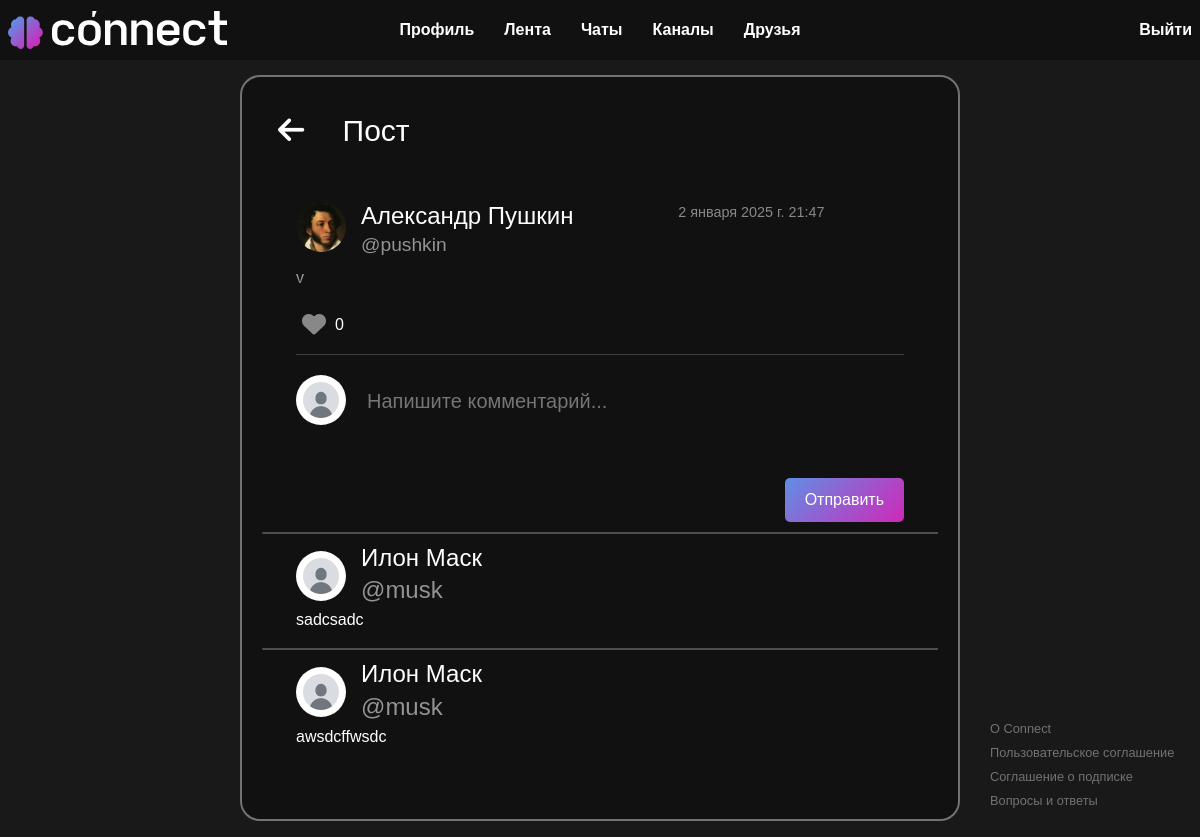
Page /person/service/post/91/ (signed in) on the committed database.
### person/models.py (models this page shows, shortened)
class Post(models.Model):
    text = models.TextField('Текст', max_length=5000)
    date = models.DateTimeField('Дата публикации')
    user = models.ForeignKey(User, on_delete=models.CASCADE)
    image = models.ImageField(upload_to='post_images/', blank=True, null=True)
    likes = models.ManyToManyField(User, related_name='liked_posts', blank=True)
    def total_likes(self):
        return self.likes.count()
    class Meta:
        verbose_name = 'Пост'
        verbose_name_plural = 'Посты'

class Comment(models.Model):
    post = models.ForeignKey('Post', related_name='comments', on_delete=models.CASCADE)
    user = models.ForeignKey(User, on_delete=models.CASCADE)
    content = models.TextField()
    created_at = models.DateTimeField(default=timezone.now)

### users/models.py (models this page shows, shortened)
class User(AbstractUser):
    first_name = models.CharField("Имя", max_length=20)
    last_name = models.CharField("Фамилия", max_length=20)
    username = models.CharField("Имя пользователя", unique=True, max_length=20)
    email = models.EmailField("Почта", unique=True)
    password = models.CharField("Пароль", max_length=20)
    image = models.ImageField("Аватар", upload_to='users_images', blank=True, null=True)
    about = models.TextField("О себе", max_length=250, blank=True, null=True)
    ai_help_requests_left = models.PositiveIntegerField(default=5)
    last_ai_help_reset = models.DateTimeField(auto_now_add=True)
    has_subscription = models.BooleanField(default=False)
    def get_avatar_url(self):
        if self.image and hasattr(self.image, 'url'):
            return self.image.url
        else:
            return os.path.join(settings.STATIC_URL, 'person/img/default.jpg')
    class Meta:
        verbose_name = 'Пользователь'
        verbose_name_plural = 'Пользователи'

### person/views.py (the view)
# urls.py: path('service/post/<int:post_id>/', views.post_detail, name='post_detail'),
@login_required
def post_detail(request, post_id):
    post = get_object_or_404(Post, id=post_id)
    comments = Comment.objects.filter(post=post).order_by('-created_at')
    if request.method == 'POST':
        form = CommentForm(request.POST)
        if form.is_valid():
            comment = form.save(commit=False)
            comment.post = post
            comment.user = request.user
            comment.save()
            return redirect('post_detail', post_id=post.id)
    else:
        form = CommentForm()
    return render(request, 'person/post_detail.html', {
        'post': post,
        'comments': comments,
        'form': form
    })

### person/forms.py
class CommentForm(forms.ModelForm):
    class Meta:
        model = Comment
        fields = ['content']

### person/templates/person/post_detail.html (shortened to what this page needs)
{% extends 'main/layout.html' %}
{% load custom_filters %}
{% load static %}
{% block link %}
    <link rel="stylesheet" href="{% static 'person/css/person.css' %}">
    <link rel="stylesheet" href="{% static 'person/css/like_users_list.css' %}">
{% endblock %}
{% block content %}
<section class="container-profile">
    <div class="back-arrow-container">
        <button class="back-arrow-btn" onclick="window.history.back()">
            <i class="fa-solid fa-arrow-left"></i> Пост
        </button>
    </div>
    <div class="post-item">
        <div class="post-header-profile">
            <img src="{{ post.user.get_avatar_url }}" class="post-avatar" alt="{{ post.user.username }}">
            <div class="post-info">
                <h3>
                    <a href="{% url 'user_profile' post.user.username %}">
                        {{ post.user.first_name }} {{ post.user.last_name }}
                    </a>
                </h3>
                <p class="post-username">@{{ post.user.username }}</p>
            </div>
            <p class="post-date">{{ post.date }}</p>
            <div>
            </div>
        </div>
        <div class="post-content">
            <p class="post-text" id="post-text-{{ post.id }}">{{ post.text }}</p>
            <div class="fade-out"></div>
        </div>
        <div class="post-footer">
            <button class="like-btn {% if request.user in post.likes.all %}liked{% endif %}" data-post-id="{{ post.id }}">
                <i class="fas fa-heart"></i>
            </button>
            <span class="likes-count">{{ post.total_likes }}</span>
        </div>
    <hr class="comment-divider">
    <div class="comments-section">
        <img src="{{ request.user.get_avatar_url }}" class="post-avatar" alt="{{ request.user.username }}">
        <form method="POST" id="comment-form">
            <div class="custom-form-group">
                <textarea name="content" class="custom-form-control" rows="4" placeholder="Напишите комментарий..." required></textarea>
            </div>
            <button type="submit" class="custom-btn">Отправить</button>
        </form>
        {% if comments %}
            <hr class="comment-line">
        {% endif %}
        <div class="comments-list">
            {% for comment in comments %}
                <div class="comment-item" data-comment-id="{{ comment.id }}">
                    <div class="post-header">
                        <img src="{{ comment.user.get_avatar_url }}" class="post-avatar" alt="{{ comment.user.username }}">
                        <div class="post-details">
                            <h3>
                                <a href="{% url 'user_profile' comment.user.username %}">
                                    {{ comment.user.first_name }} {{ comment.user.last_name }}
                                </a>
                            </h3>
                            <p class="post-username">@{{ comment.user.username }}</p>
                        </div>
                    </div>
                    <p>{{ comment.content }}</p>
                </div>
                {% if not forloop.last %}
                    <hr class="comment-line">
                {% endif %}
            {% endfor %}
        </div>
    </div>
</div>
</section>
{% endblock %}

### main/static/main/css/main.css (style rules this page uses)
body { font-family: sans-serif; margin: 0; padding: 0; background-color: #191919; color: #fff; }
a { text-decoration: none; }

### person/static/person/css/person.css (style rules this page uses)
.container-profile { background-color: #111111; padding: 30px; border-radius: 20px; border: 2px solid #727272; margin: 0 0 1rem 0; }
.post-item { background-color: transparent; padding: 1.5rem; margin-top: 1.5rem; overflow-wrap: break-word; hyphens: auto; position: relative; }
.post-item:last-of-type::after { border-bottom: none; }
.post-item::after { content: ""; position: absolute; bottom: 0; left: 0; width: 106.2%; transform: translateX(-3%); border-bottom: 2px solid rgb(114, 114, 114);; }
.post-date { font-size: 0.9rem; color: #888; margin-bottom: 0; }
.post-text { font-size: 1rem; white-space: pre-wrap; }
.fade-out { position: absolute; bottom: 0; left: 0; width: 100%; height: 50px; background: linear-gradient(transparent, #111111); pointer-events: none; }
.post-header-profile { display: flex; justify-content: space-between; height: 4rem; }
.post-avatar { object-fit: cover; width: 50px; height: 50px; border-radius: 50%; margin-right: 15px; }
.post-info { flex-grow: 1; }
.post-info h3 { margin: 0; font-size: 1.5rem; }
.post-info a { color: #fff; }
.post-username { font-size: 1.2rem; color: #939393; }
.post-content { position: relative; max-height: 300px; overflow: hidden; }
.post-footer { display: flex; align-items: center; }
.like-btn { background: none; border: none; font-size: 1.5rem; color: #888; transition: opacity 0.3s ease; }
.likes-count { margin-left: 3px; font-size: 1rem; }
.comment-divider { border: none; height: 1px; background-color: #ccc; margin: 10px 0; }
.comment-line { position: relative; width: 111.2%; transform: translateX(-5%); margin: 10px 0; border: none; }
.comment-line::before { content: ""; display: block; width: 100%; height: 1.5px; background-color: #ffffff; }
.comments-section { margin-top: 20px; }
.custom-form-group { margin-bottom: 15px; position: relative; top: -50px; left: 60px; }
.custom-form-control { width: 95%; padding: 10px; border: 1px solid #111111; background-color: #111111; color: rgb(255, 255, 255); font-size: 20px; box-sizing: border-box; resize: none; outline: none; height: 91px; }
.custom-btn { background: linear-gradient(315deg, rgba(207,40,185,1) 0%, rgba(97,142,228,1) 100%); color: white; border: none; margin-top: -60px; padding: 10px 20px; font-size: 16px; border-radius: 5px; cursor: pointer; margin-left: auto; display: block; }
.post-header { display: flex; align-items: center; }
.post-details { display: flex; flex-direction: column; }
.post-details h3, .post-details .post-username { margin: 0; padding: 0; font-size: 1.5rem; }
.post-details a { color: #fff; }
.back-arrow-container { margin-bottom: 6px; }
.back-arrow-btn { background-color: transparent; border: none; font-size: 30px; color: #ffffff; cursor: pointer; }
.back-arrow-btn i { margin-right: 30px; }

### rows in the picture
Post: user.get_avatar_url (picture), user.first_name "Александр", user.last_name "Пушкин", user.username "pushkin", date "2 января 2025 г. 21:47", text "v", total_likes "0"
Comment: user.first_name "Илон", user.last_name "Маск", user.username "musk", content "sadcsadc"
Comment: user.first_name "Илон", user.last_name "Маск", user.username "musk", content "awsdcffwsdc"
